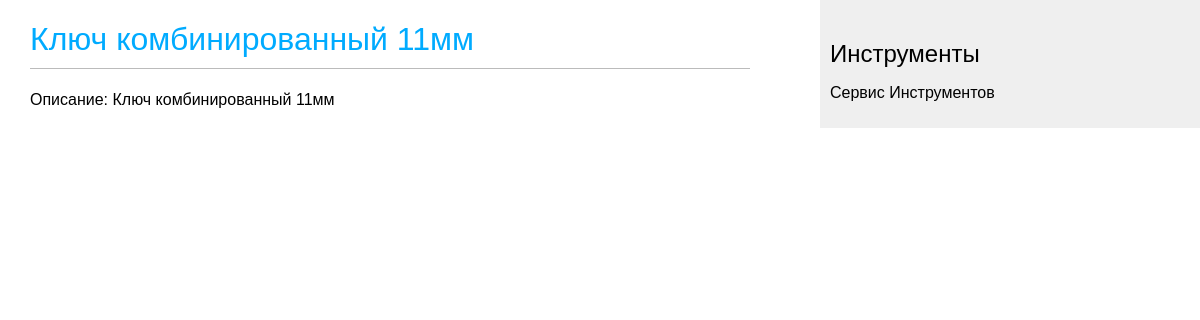
Page /store/2/ on the committed database.
### store/models.py (models this page shows, shortened)
class Tool(models.Model):
    tags = TaggableManager()
    class Provider(models.TextChoices):
        TH_TOOLS = 'TH', 'th-tool.by'
        TT_TOOLS = 'TT', 'www.store.by'
        ARMTEK = 'AR', 'etp.armtek.by'
        HOREX = 'HR', 'gammatest.by'
        FORCE = 'FR', 'Force-Yato'
        STAB = 'ST', 'kubala.by'
    code = models.CharField(max_length=100)
    slug = models.SlugField(max_length=255, unique=True)
    brand = models.CharField(max_length=30, blank=True)
    name = models.CharField(max_length=255)
    description = models.TextField(blank=True, max_length=600)
    note = models.TextField(blank=True, max_length=600)
    created = models.DateTimeField(auto_now_add=True)
    updated = models.DateTimeField(auto_now=True)
    provider = models.CharField(max_length=2, choices=Provider.choices)
    class Meta:
        ordering = ['created']

### store/views.py (the view)
# urls.py: path('<int:id>/', views.tool_detail, name='tool_detail'),
def tool_detail(request, id):
    tool = get_object_or_404(Tool,
                             id=id)
    return render(request,
                  'store/tool/detail.html',
                  {'tool': tool})

### store/templates/store/tool/detail.html (shortened to what this page needs)
{% extends "store/base.html" %}
{% block content %}
    <h1>{{ tool.name }}</h1>
{{ tool.description|linebreaks }}
{% endblock %}

### store/static/css/store.css (style rules this page uses)
body { margin:0; padding:0; font-family:helvetica, sans-serif; }
h1 { font-weight:normal; border-bottom:1px solid #bbb; padding:0 0 10px 0; color:#00abff; }

### rows in the picture
Tool: name "Ключ комбинированный 11мм", description "Описание: Ключ комбинированный 11мм"
